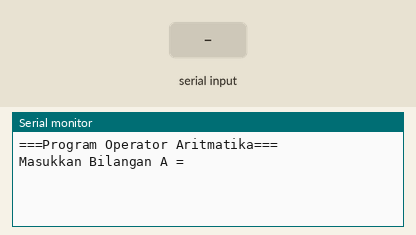
Recording of a program running on a simulated ESP32. Parts: the last lines printed to the serial monitor. The test bench sets the inputs (shaded band).

Above: at 0.8 s.
0.9 s: "90,45,200\n" received over Serial
At 1.3 s:
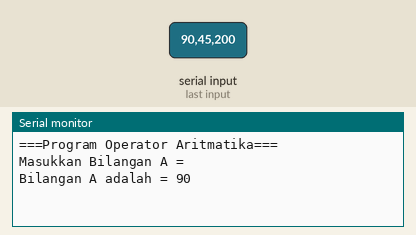
3.4 s: "1\n" received over Serial
4.9 s: "2\n" received over Serial
At 5.5 s:
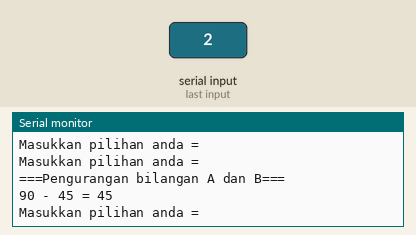
6.4 s: "3\n" received over Serial
At 7.2 s:
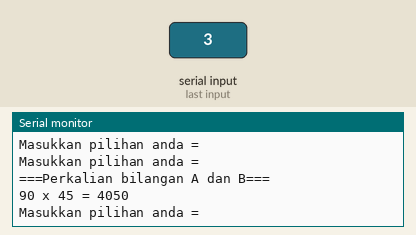
7.9 s: "4\n" received over Serial
At 9.8 s:
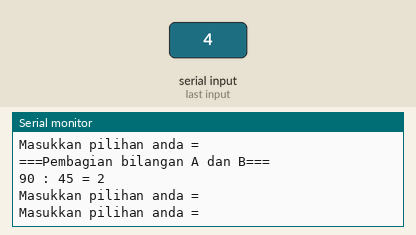

Measured:
- after the input at 0.9 s, the serial monitor: prints a new line at once (image 1)
- after the input at 4.9 s, the serial monitor: prints a new line at once (image 2)
- after the input at 6.4 s, the serial monitor: prints a new line at once (image 3)
- after the input at 7.9 s, the serial monitor: prints a new line at once (image 4)

The program:

main.cpp
```cpp
#include <Arduino.h>
#include <Esp.h>

int bilA, bilB, hasil;
void setup()
{
  // put your setup code here, to run once:
  Serial.begin(115200);
  Serial.println("===Program Operator Aritmatika===");
  Serial.println("Masukkan Bilangan A = ");
  while (Serial.available() == 0)
  {
    // waiting for the input
  }
  bilA = Serial.parseInt();
  Serial.print("Bilangan A adalah = ");
  Serial.println(bilA);
  delay(1000);

  Serial.println("Masukkan Bilangan B = ");
  while (Serial.available() == 0)
  {
    // waiting for the input
  }
  bilB = Serial.parseInt();
  Serial.print("Bilangan B adalah = ");
  Serial.println(bilB);
  delay(1000);

  Serial.println("===Pilihan operasi aritmatika: ===");
  Serial.println("1. Penjumlahan");
  Serial.println("2. Pengurangan");
  Serial.println("3. Perkalian");
  Serial.println("4. Pembagian");
  Serial.println("5. Restart Device");
}

void loop()
{
  // put your main code here, to run repeatedly:
  Serial.println("Masukkan pilihan anda = ");

  while (Serial.available() == 0)
  {
    // dont do anything but run switch function
  }

  int pilihanMenu = Serial.parseInt();
  switch (pilihanMenu)
  {
  case 1:
    Serial.println("===Penjumlahan bilangan A dan B===");
    hasil = bilA + bilB;
    Serial.print(bilA);
    Serial.print(" + ");
    Serial.print(bilB);
    Serial.print(" = ");
    Serial.println(hasil);
    break;

  case 2:
    Serial.println("===Pengurangan bilangan A dan B===");
    hasil = bilA - bilB;
    Serial.print(bilA);
    Serial.print(" - ");
    Serial.print(bilB);
    Serial.print(" = ");
    Serial.println(hasil);
    break;

  case 3:
    Serial.println("===Perkalian bilangan A dan B===");
    hasil = bilA * bilB;
    Serial.print(bilA);
    Serial.print(" x ");
    Serial.print(bilB);
    Serial.print(" = ");
    Serial.println(hasil);
    break;

  case 4:
    Serial.println("===Pembagian bilangan A dan B===");
    hasil = bilA / bilB;
    Serial.print(bilA);
    Serial.print(" : ");
    Serial.print(bilB);
    Serial.print(" = ");
    Serial.println(hasil);
    break;

  case 5:
    ESP.restart();
    break;

  default:
    break;
  }
}
```
